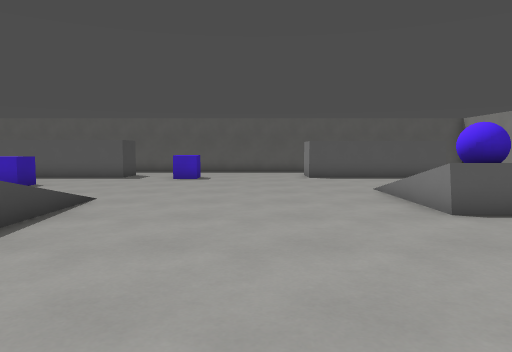
[1] (above)

20 first-person views from a walk through a Godot game level. The camera is 1.2 m above the floor, tilts 4° down and sees 70° across. The floor is counted in squares, 1 m on a side. Each view is taken from the middle of a square. On the plan, view 1 faces up. The plan holds only what a view shows up to about 15 squares ahead; the rest is blank.

[2]
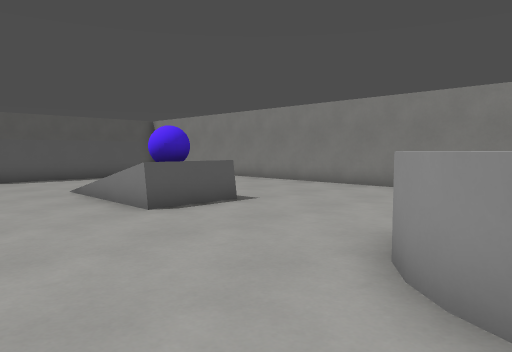

[3]
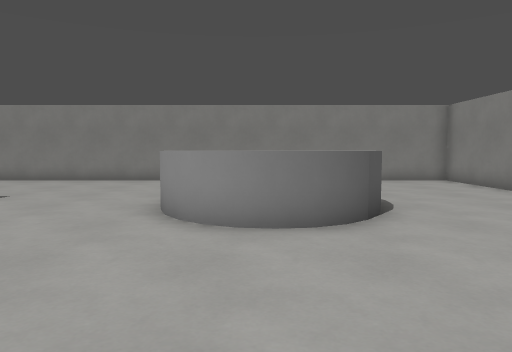

[4]
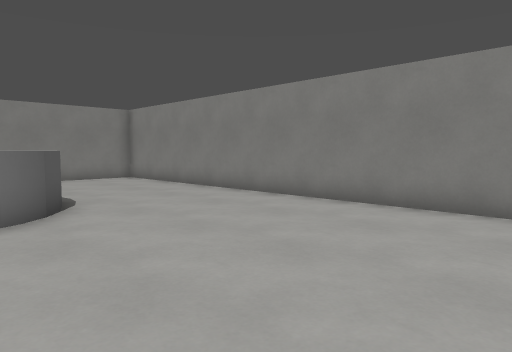

[5]
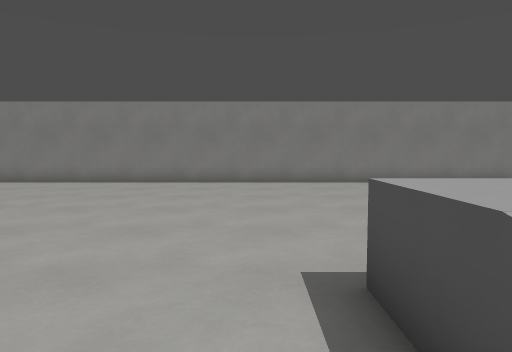

[6]
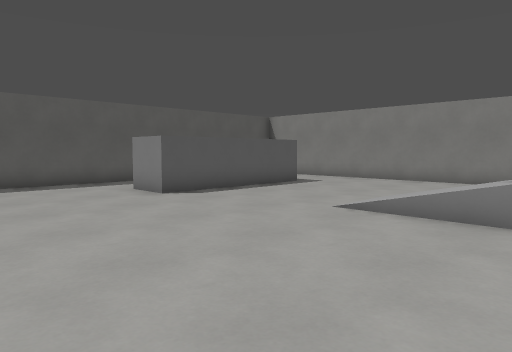

[7]
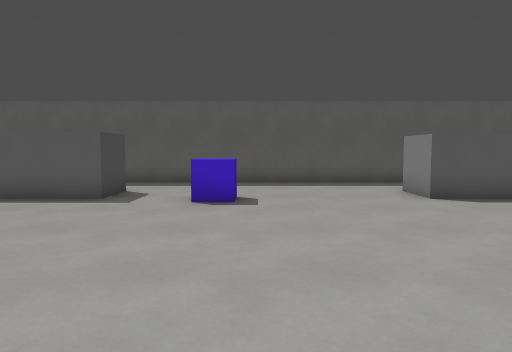

[8]
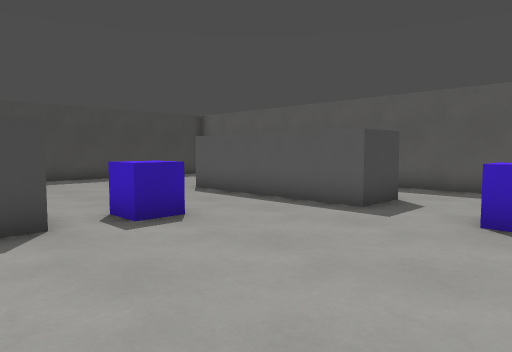

[9]
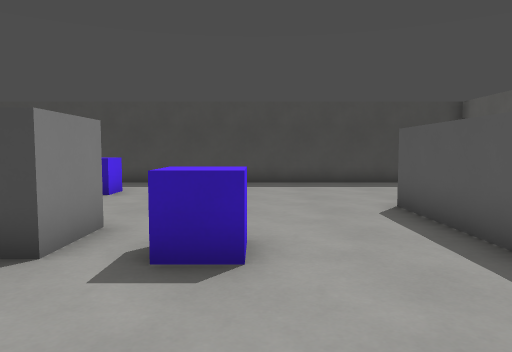

[10]
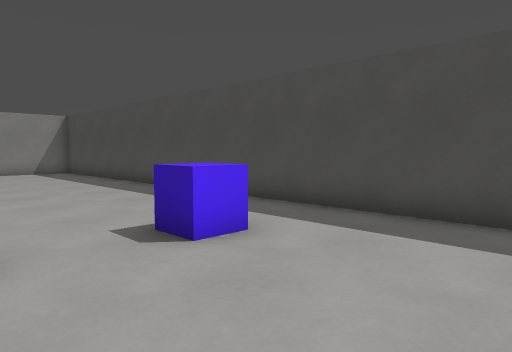

[11]
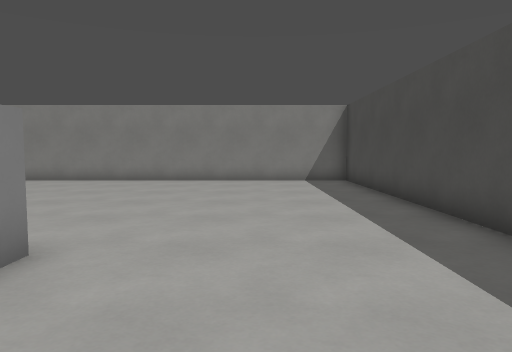

[12]
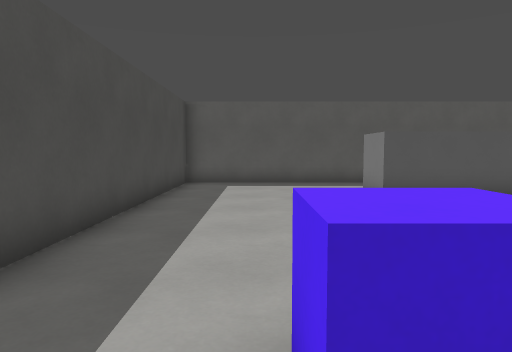

[13]
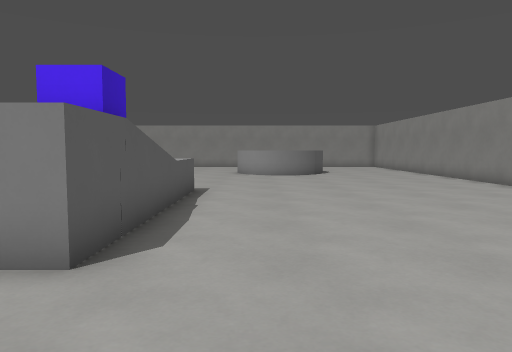

[14]
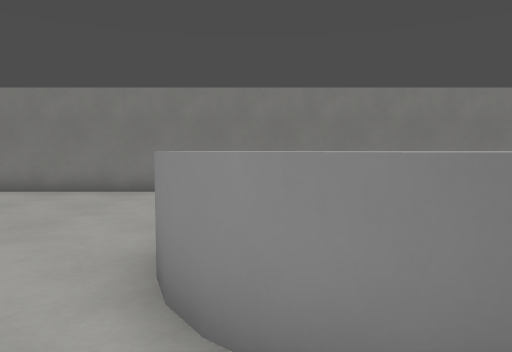

[15]
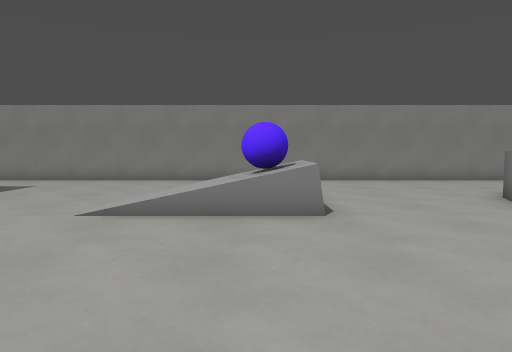

[16]
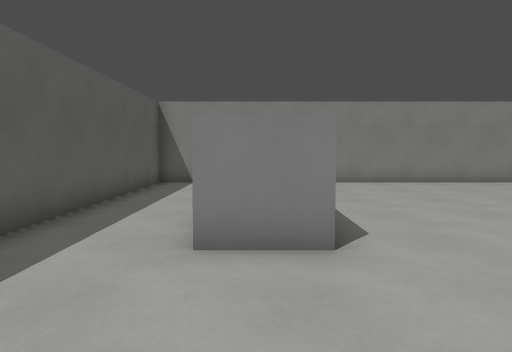

[17]
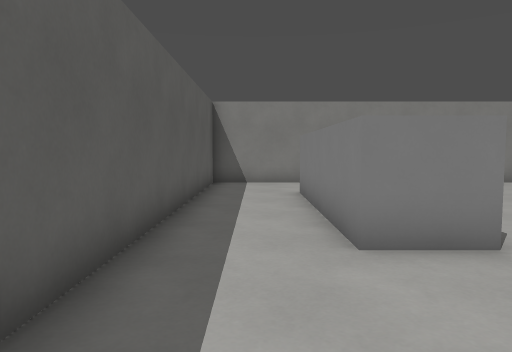

[18]
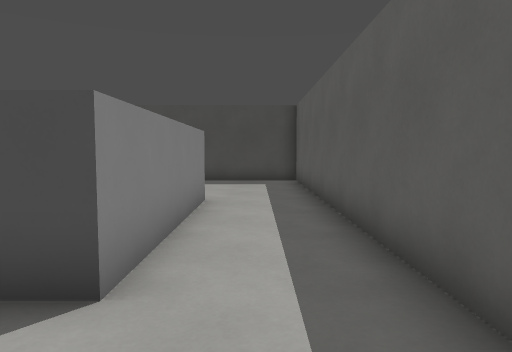

[19]
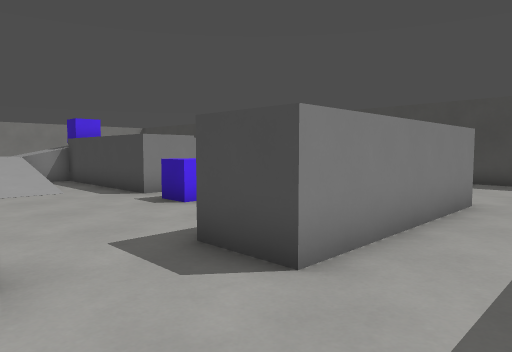

[20]
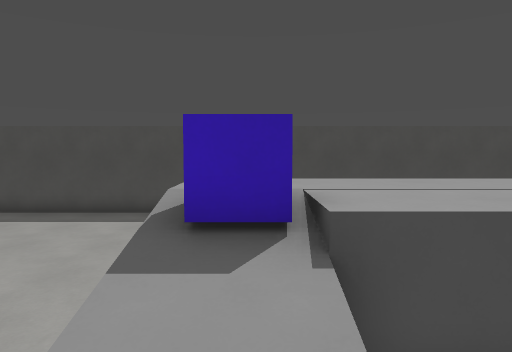

### Floor plan
Key: @ floor where view 1 was taken; # wall or solid block; . main floor; : floor 0.5 m higher than the main floor; + floor 0.75 m higher than the main floor; * floor 1 m higher than the main floor; % floor 1.25 m higher than the main floor; & floor 1.75 m higher than the main floor; / step, stairs or slope; = window, fence, low wall or low ledge; ^ raised ledge; v drop or lower ground.
Columns run from 18 left of view 1 to 12 right of it. Each row starts with its distance up from view 1.
 21 ###############################
 20 #.............................#
 19 #.............................#
 18 #......######.. .....######...#
 17 #.....#######........###### ..#
 16 #.....#######..^.....######...#
 15 #.............................#
 14 #.............................#
 13 #.........^...................#
 12 #.........^...................#
 11 #......................./.....#
 10 #........#&.........../// ....#
  9 #...^..   &.........../:/ ....#
  8 #...^..&& &.///.......+^ .....#
  7 #. ....&&&&.///.......== .....#
  6 #  ....&&&&.///...............#
  5 # .....&&&&.+++...............#
  4 # .....&&^%/***...............#
  3 #......&&#v/***...............#
  2 #.....................^^^.....#
  1 #....................^^  ^....#
  0 #.................@..^^    ...#
 -1 #....................^^     ..#
 -2 #.....................^       #
 -3 #.........................    #
 -4 #............................ #
 -5 #.............................#
 -6 #.............................#
 -7 #.............................#
 -8 ###############################

Where each view was taken, in squares from view 1:
view 1: 0 up, 0 right, facing up
view 2: 0 up, 0 right, facing up-right
view 3: 0 up, 3 left, facing right
view 4: 0 up, 4 left, facing down-right
view 5: 6 up, 3 left, facing down
view 6: 7 up, 3 left, facing up-right
view 7: 7 up, 2 left, facing up
view 8: 9 up, 2 left, facing up-left
view 9: 13 up, 4 left, facing left
view 10: 13 up, 11 left, facing down-left
view 11: 7 up, 14 left, facing down
view 12: 7 up, 15 left, facing up
view 13: 1 up, 15 left, facing right
view 14: 1 up, 1 right, facing right
view 15: 8 up, 3 left, facing right
view 16: 17 up, 2 left, facing right
view 17: 19 up, 2 left, facing right
view 18: 19 up, 3 left, facing left
view 19: 20 up, 3 left, facing down-left
view 20: 4 up, 5 left, facing left
